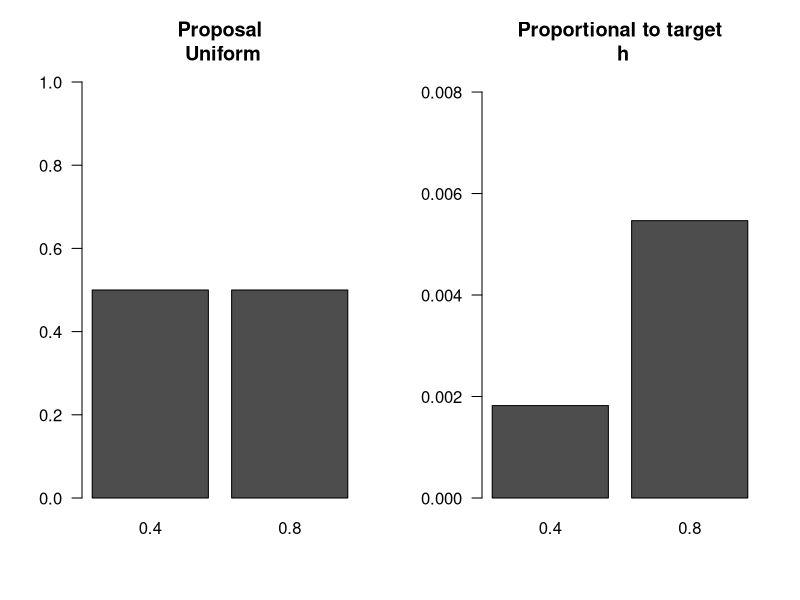
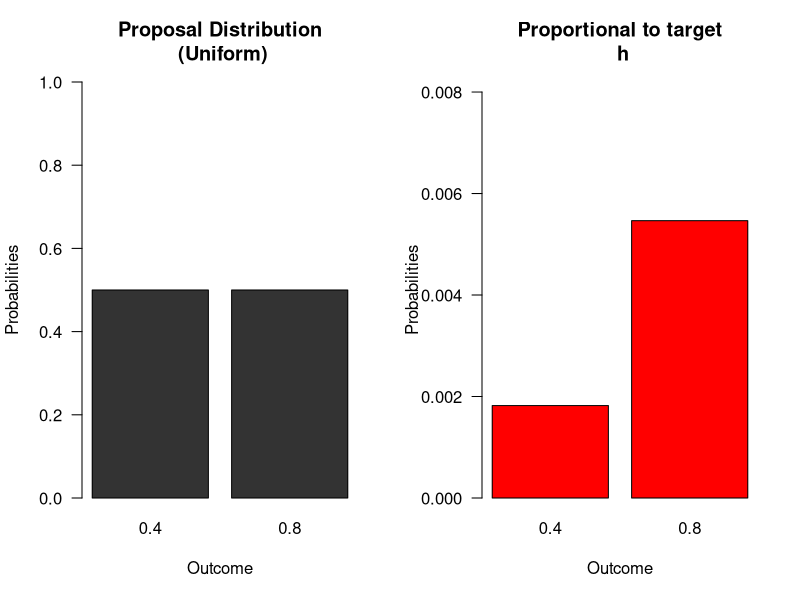
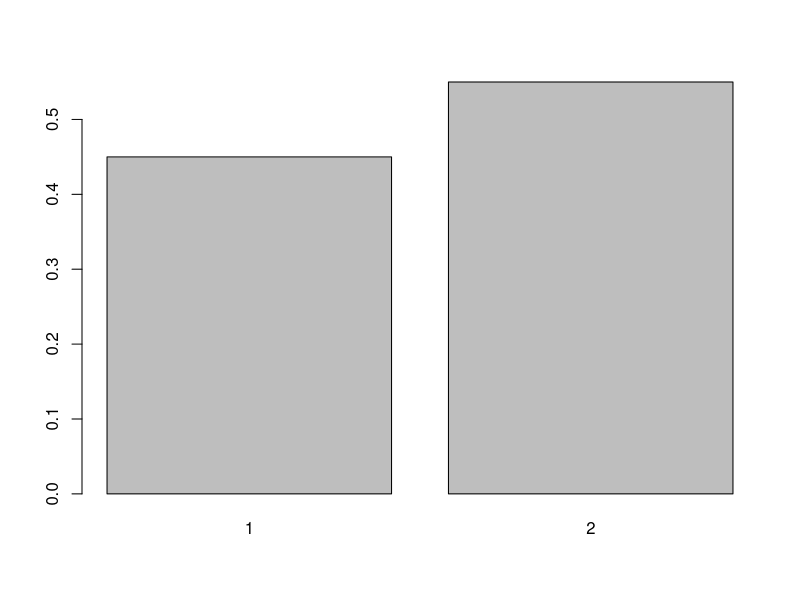
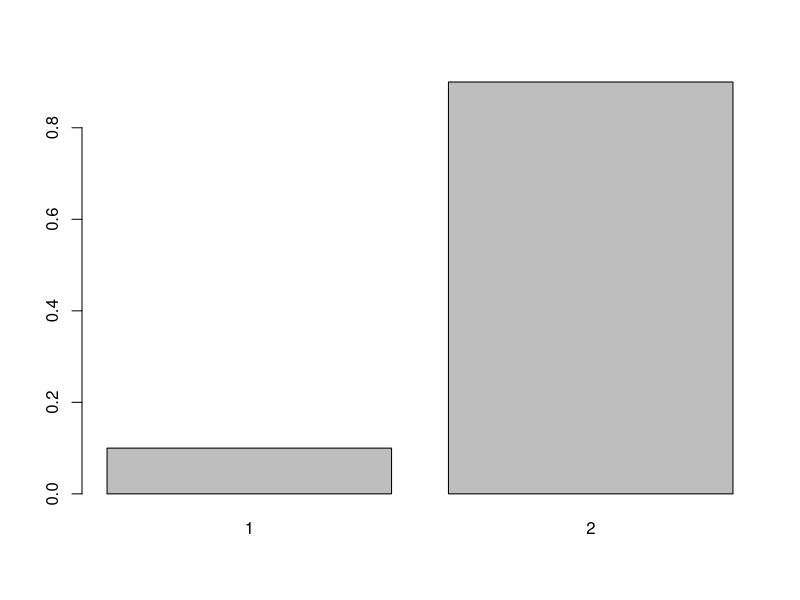
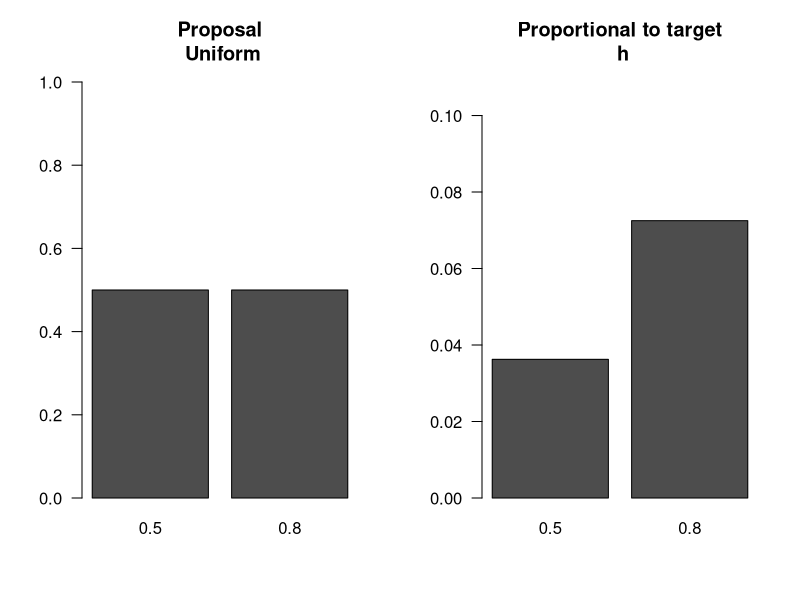
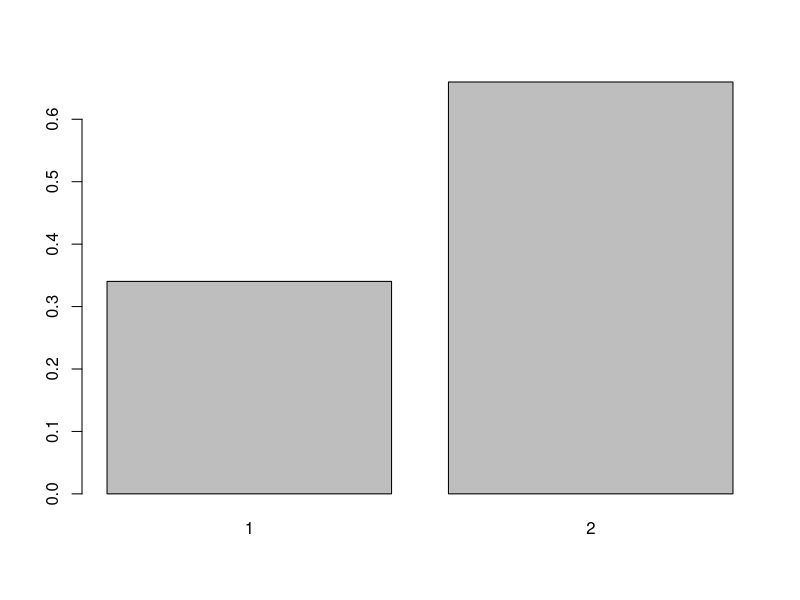
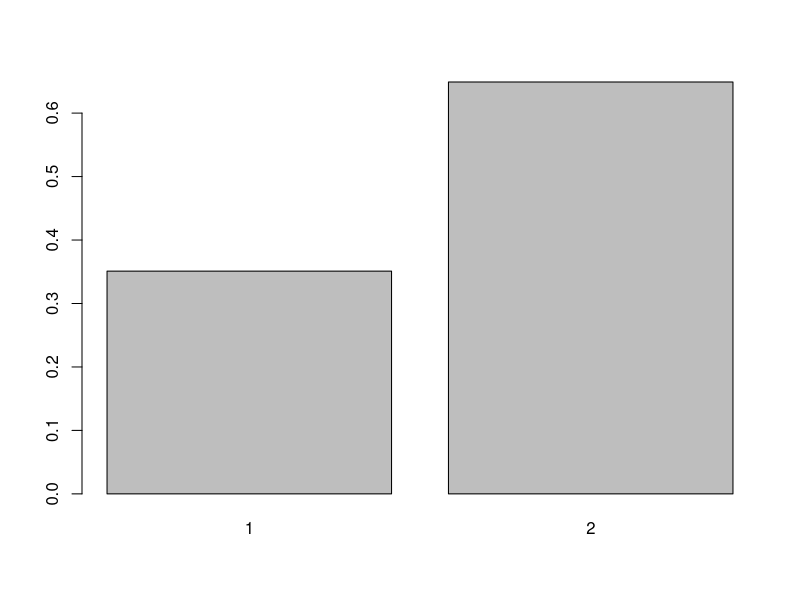
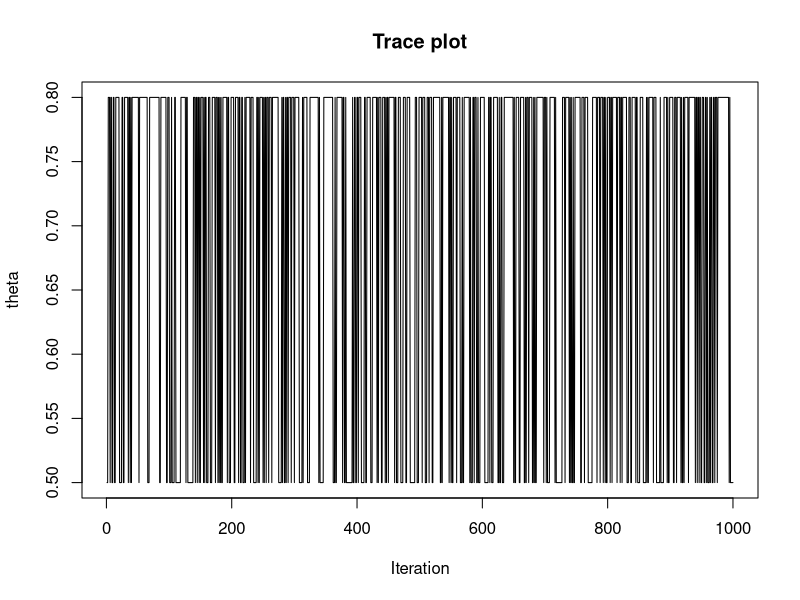

Reproduce these figures in R, in order.

# TASK 1 =======================================================================

  # 1 (i-ii)
  # Make a coin-die bbox
  # k = number of faces in the event set E for acceptance of proposal
  # Lik = likelihood for 2 states of theta
  # theta = two states
  # h1 = small relative to h2
  cdbbox<-function(k=1,lik,theta, h1="s")
  { 
    # K=1...6
    # xtable is a library which has functions useful for latex output
    library(xtable)
    
    # rename the first and second components of the likelihood
    lik1<-lik[1]
    lik2<-lik[2]
    
    # We will now make a prior that has the desired characteristics
    # See if you can prove the following
    # if h1 small "s" then ... else ...
    ifelse(h1=="s",
           pi1<-k/6*lik2/(lik1+k/6*lik2), 
           pi1<-lik2/(lik2+k/6*lik1)
    )
    
    # sum of probs is 1
    prior=c(pi1,1-pi1)
    
    #lik<-c(lik1,lik2)
    h<-prior*lik
    
    # Bayes
    post=h/sum(h)
    
    # Make a matrix for the Bayes box
    mat<-cbind(theta,prior,lik,h,post)
    rownames(mat)<-1:length(lik)
    Totals=c(NA,sum(prior),NA,sum(h),sum(post))
    mat2=rbind(mat,Totals)
    
    # Now make some plots useful in explaining the procedure
    graphics.off()
    dev.new(noRStudioGD = TRUE)
    layout(matrix(c(1,2),nr=1,nc=2,byrow=TRUE))
    barplot(matrix(c(0.5,0.5),nc=2,nr=1,byrow=TRUE,dimnames=list(c("Coin"),theta)),ylim=c(0,1),las=1,main="Proposal\n Uniform")
    barplot(matrix(h,nc=2,nr=1,byrow=TRUE,dimnames=list(c("Coin"),theta)),ylim=c(0,max(h)+0.5*max(h)),las=1,main="Proportional to target\n h")
    # Return a list of useful objects
    return(list(bbox=mat2,latex=xtable(mat2,digits=6),mat=mat,h=h,h1=h1,k=k))
  }
  
  cdbbox(k=2,lik=dbinom(x=4,size=10,prob=c(0.4,0.8)),theta=c(0.4,0.8),h1="s")->ans 
  ans$it
  ans
  ans$bbox
  
  
  # 1 (iii)
  # Accept it with a probability. Need an acceptance and rejection set. 
  # Anything lower than the probability can be in the acceptance set. For Example,
  # if 4/6, then can accept {1,2,3,4}
  
  
  # 1 b
  ## Impoved Graphic
  cdbbox2<-function(k=1,lik,theta, h1="s")
  { 
    # K=1...6
    # xtable is a library which has functions useful for latex output
    library(xtable)
    
    # rename the first and second components of the likelihood
    lik1<-lik[1]
    lik2<-lik[2]
    
    # We will now make a prior that has the desired characteristics
    # See if you can prove the following
    # if h1 small "s" then ... else ...
    ifelse(h1=="s",
           pi1 <- k/6 * lik2 / (lik1 + k/6 * lik2), 
           pi1 <-       lik2 / (lik2 + k/6 * lik1)
    )
    
    # sum of probs is 1
    prior=c(pi1,1-pi1)
    
    #lik<-c(lik1,lik2)
    h<-prior*lik
    
    # Bayes
    post=h/sum(h)
    
    # Make a matrix for the Bayes box
    mat<-cbind(theta,prior,lik,h,post)
    rownames(mat)<-1:length(lik)
    Totals=c(NA,sum(prior),NA,sum(h),sum(post))
    mat2=rbind(mat,Totals)
    
    # Now make some plots useful in explaining the procedure
    graphics.off()
    dev.new(noRStudioGD = TRUE)
    layout(matrix(c(1,2),nr=1,nc=2,byrow=TRUE))
    barplot(matrix(c(0.5,0.5),nc=2,nr=1,byrow=TRUE,dimnames=list(c("Coin"),theta)),ylim=c(0,1),las=1,main="Proposal Distribution\n (Uniform)",
            col = 'grey20',
            ylab = 'Probabilities',
            xlab = 'Outcome')
    barplot(matrix(h,nc=2,nr=1,byrow=TRUE,dimnames=list(c("Coin"),theta)),ylim=c(0,max(h)+0.5*max(h)),las=1,main="Proportional to target\n h",
            col = 'red',
            ylab = 'Probabilities',
            xlab = 'Outcome')
    # Return a list of useful objects
    return(list(bbox=mat2,latex=xtable(mat2,digits=6),mat=mat,h=h,h1=h1,k=k))
  }
  
  cdbbox2(k=2,lik=dbinom(x=4,size=10,prob=c(0.4,0.8)),theta=c(0.4,0.8),h1="s")->ans 
  

# TASK 2 =======================================================================
  
  # This function relies on getting h vectors that match E2
  # Use cdbbox() to get the correct h vectors.
  # Notice the ... - this corresponds to the ... in the barplot
  # You can use additional arguments which pass to the barplot
  coindie<-function(n=100, h=c(1/4,3/4),E2=c(5,6),init=1,...){
  library(xtable)
  dieset<-c()
  dieset[1]<-"E1"
  die<-function(n=1){
  sample(1:6,size=n,replace=TRUE)
  }
  
  coin<-function(n=1){
  sample(1:2,size=n,replace=TRUE)
  }
  face<-c()
  alpha<-c() # holds acceptance probs
  alpha[1]<-1
  post<-c()# post sample
  prop<-c() # vec of proposed states 1s and 2s
  prop[1]=init # initial state
  post[1]=prop[1]
  dice<-c()
  dice[1]<-die()
  
  for(i in 2:n){ # starts at 2 because initial value given above
  prop[i]<-coin()
  alpha[i]=min(1,h[prop[i]]/h[post[i-1]])
  
  dice[i]<-die()
  ifelse(alpha[i]==1,dieset[i]<-"E1",dieset[i]<-"E2")
  # is x an element of set y
  if(alpha[i]==1 | (is.element(dice[i],E2) & alpha[i]!=1)){post[i]<-prop[i]}
  else{post[i]<-post[i-1]}
   }  
  res<-matrix(c(prop,round(alpha,2),dieset,dice,post ),nc=5,nr=n,byrow=FALSE,dimnames=list(1:n,c("proposal","alpha", "E","dice","post")))
  sim<-table(post)/n
  postexact<-h/sum(h)
  dev.new(noRStudioGD = TRUE)
  barplot(sim,...)
  return(list(iter=res,sim=sim,postexact=postexact,post=post,xtable=xtable(res,dig=1)) )
  }
  
  coindie(n=20,h=c(0.6,0.4),E2=c(3,4,5,6)) ->ans
  ans$it
  
  coindie(n=20,h=c(1,6),E2=c(3)) ->ans
  ans$it
  
  # Use cdbbox in conjunction with coindie()
  cdbbox(k=3,lik=dbinom(x=6,size=10,prob=c(0.5,0.8)),theta=c(0.5,0.8),h1="s")->ans 
  names(ans)
  ans2=coindie(n=3000,h=ans$h,E2=1:ans$k)
  ans2$it
  
  
  # retrieving posterior theta values
  #trace plot
  
  ans3=coindie(n=1000,h=ans$h,E2=1:ans$k)
  ans4=c(0.5,0.8)[ans3$post]
  plot(ans4,type="l",main="Trace plot",xlab="Iteration",ylab="theta")
